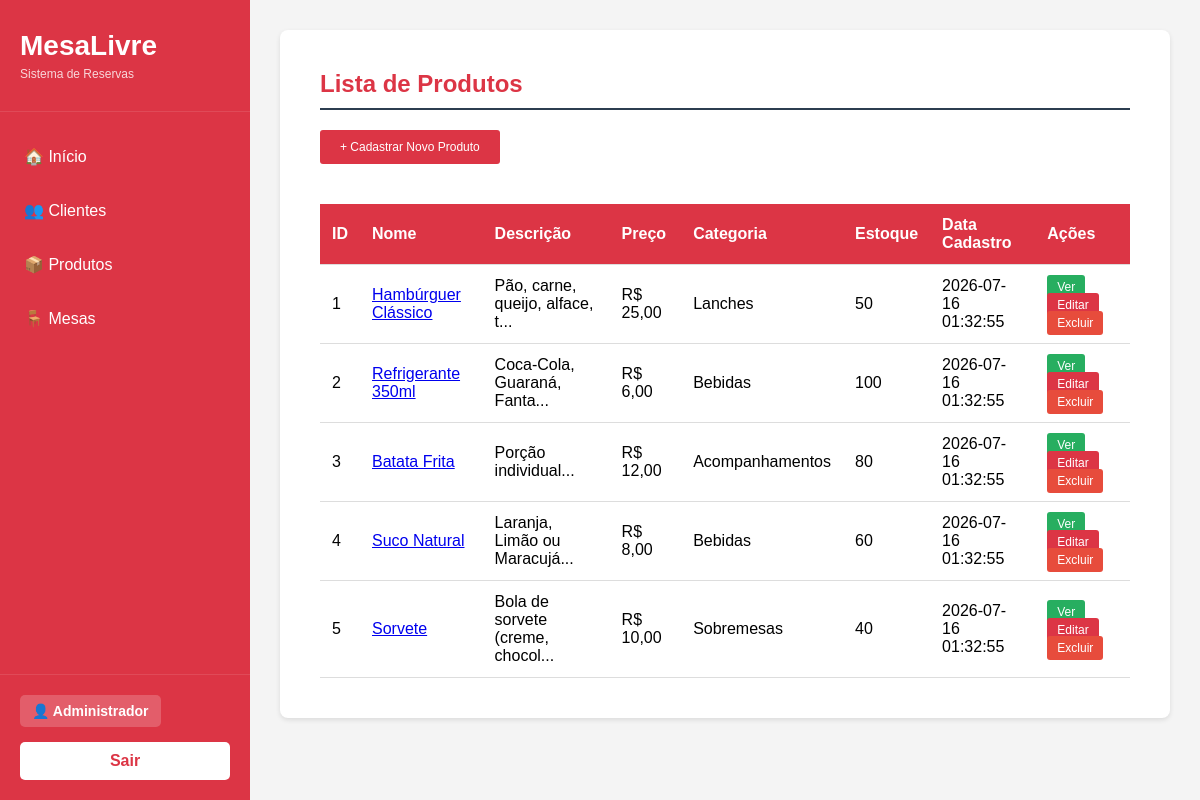
/MesaLivre/produto.php (signed in), run on the app's committed database.
### tables this page shows
CREATE TABLE produtos (
    id_produto INT AUTO_INCREMENT PRIMARY KEY,
    nome VARCHAR(45) NOT NULL,
    descricao TEXT,
    preco DOUBLE,
    categoria VARCHAR(45),
    estoque INT DEFAULT 0,
    data_cadastro DATETIME
);

### MesaLivre/controle/produto/ListarProduto_class.php (called while the page is built)
<?php
	include_once("modelo/produto/ProdutoDAO_class.php");
	class ListarProduto{
		public function __construct(){
			$dao = new ProdutoDAO();
			$lista = $dao->listar();
			include_once("visao/produto/listaProduto.php");
		}
	}
?>

### MesaLivre/modelo/produto/ProdutoDAO_class.php (called while the page is built, shortened)
<?php
include_once "ConnectionFactory_class.php";
class ProdutoDAO {
    public function listar(){
        try{
            $fabrica = new ConnectionFactory();
            $con = $fabrica->getConnection();
            $stmt = $con->prepare("SELECT * FROM produtos");
            $stmt->execute();
            $result = $stmt->fetchAll(PDO::FETCH_ASSOC);
            return $result;
        } catch (PDOException $ex){
            echo "Erro ao listar produtos: " . $ex->getMessage();
        }
    }
}
?>

### MesaLivre/modelo/produto/ConnectionFactory_class.php (called while the page is built, shortened)
<?php
	class ConnectionFactory{
		public $dbType = "mysql";
		public $host = "localhost";
		public $user = "root";
		public $senha = "";
		public $db = "mesalivre";
		public $persistente = false;
		public function getConnection(){
			try{
				$this->con = new PDO(
					$this->dbType.":host=".$this->host.";dbname=".$this->db,
					$this->user,
					$this->senha,
					array(PDO::ATTR_PERSISTENT => $this->persistente,
					PDO::ATTR_ERRMODE => PDO::ERRMODE_EXCEPTION)
				);
				return $this->con;
			}
			catch(PDOException $ex){
				echo "Erro: " . $ex->getMessage();
			}
		}
	}
?>

### MesaLivre/visao/produto/listaProduto.php (the view, shortened to what this page needs)
<h2>Lista de Produtos</h2>
<a href="produto.php?fun=cadastrar" class="btn btn-add">+ Cadastrar Novo Produto</a>
<table>
    <tr>
        <th>ID</th>
        <th>Nome</th>
        <th>Descrição</th>
        <th>Preço</th>
        <th>Categoria</th>
        <th>Estoque</th>
        <th>Data Cadastro</th>
        <th>Ações</th>
    </tr>
    <?php
    if(isset($lista) && count($lista) > 0){
        foreach($lista as $produto){
            echo "<tr>";
            echo "<td>" . $produto['id_produto'] . "</td>";
            echo "<td><a href='produto.php?fun=exibir&id=" . $produto['id_produto'] . "'>" . $produto['nome'] . "</a></td>";
            echo "<td>" . substr($produto['descricao'], 0, 30) . "...</td>";
            echo "<td>R$ " . number_format($produto['preco'], 2, ',', '.') . "</td>";
            echo "<td>" . $produto['categoria'] . "</td>";
            echo "<td>" . $produto['estoque'] . "</td>";
            echo "<td>" . $produto['data_cadastro'] . "</td>";
            echo "<td>
                    <a href='produto.php?fun=exibir&id=" . $produto['id_produto'] . "' class='btn btn-view'>Ver</a>
                    <a href='produto.php?fun=alterar&id=" . $produto['id_produto'] . "' class='btn btn-edit'>Editar</a>
                    <a href='produto.php?fun=excluir&id=" . $produto['id_produto'] . "' class='btn btn-delete'>Excluir</a>
                  </td>";
            echo "</tr>";
        }
    } else {
        echo "<tr><td colspan='8' style='text-align: center;'>Nenhum produto cadastrado</td></tr>";
    }
    ?>
</table>

### assets/css/exibir.css (style rules this page uses)
h2 { color: #2c3e50; margin-bottom: 20px; border-bottom: 2px solid #2c3e50; padding-bottom: 10px; }

### MesaLivre/visao/topo.php (style rules this page uses)
* { margin: 0; padding: 0; box-sizing: border-box; }
body { font-family: Arial, sans-serif; background-color: #f4f4f4; display: flex; min-height: 100vh; }

### MesaLivre/visao/produto/listaProduto.php (style rules this page uses)
table { width: 100%; border-collapse: collapse; margin-top: 20px; }
th, td { padding: 12px; text-align: left; border-bottom: 1px solid #ddd; }
th { background-color: #dc3545; color: white; }
.btn { padding: 5px 10px; text-decoration: none; border-radius: 3px; color: white; font-size: 12px; }
.btn-edit { background-color: #dc3545; }
.btn-delete { background-color: #e74c3c; }
.btn-view { background-color: #27ae60; }
.btn-add { background-color: #dc3545; padding: 10px 20px; display: inline-block; margin-bottom: 20px; }
h2 { color: #dc3545; margin-bottom: 20px; }

### data on the page
produtos: id_produto "1", nome "Hambúrguer Clássico", descricao "Pão, carne, queijo, alface, t", preco "25,00", categoria "Lanches", estoque "50", data_cadastro "2026-07-16 01:32:55"
produtos: id_produto "2", nome "Refrigerante 350ml", descricao "Coca-Cola, Guaraná, Fanta", preco "6,00", categoria "Bebidas", estoque "100", data_cadastro "2026-07-16 01:32:55"
produtos: id_produto "3", nome "Batata Frita", descricao "Porção individual", preco "12,00", categoria "Acompanhamentos", estoque "80", data_cadastro "2026-07-16 01:32:55"
produtos: id_produto "4", nome "Suco Natural", descricao "Laranja, Limão ou Maracujá", preco "8,00", categoria "Bebidas", estoque "60", data_cadastro "2026-07-16 01:32:55"
produtos: id_produto "5", nome "Sorvete", descricao "Bola de sorvete (creme, chocol", preco "10,00", categoria "Sobremesas", estoque "40", data_cadastro "2026-07-16 01:32:55"

### other printed values
$usuario->getNome() "Administrador"
